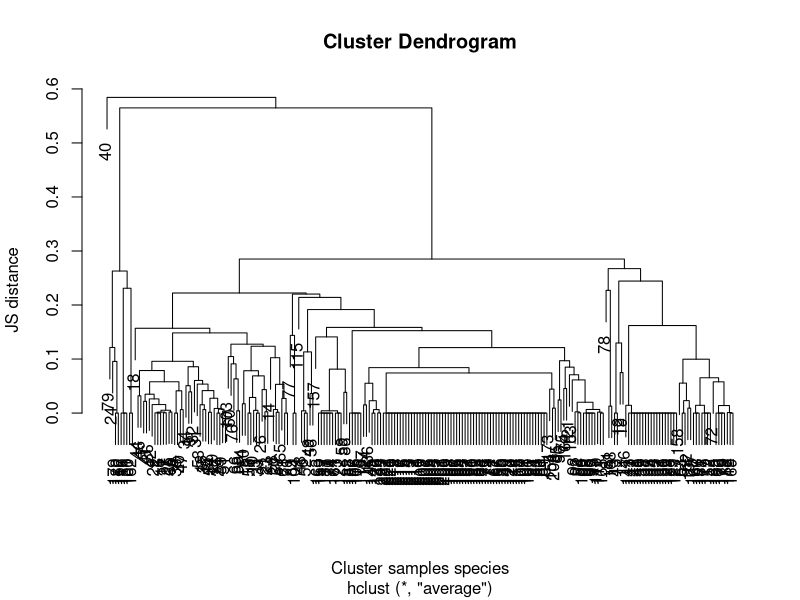
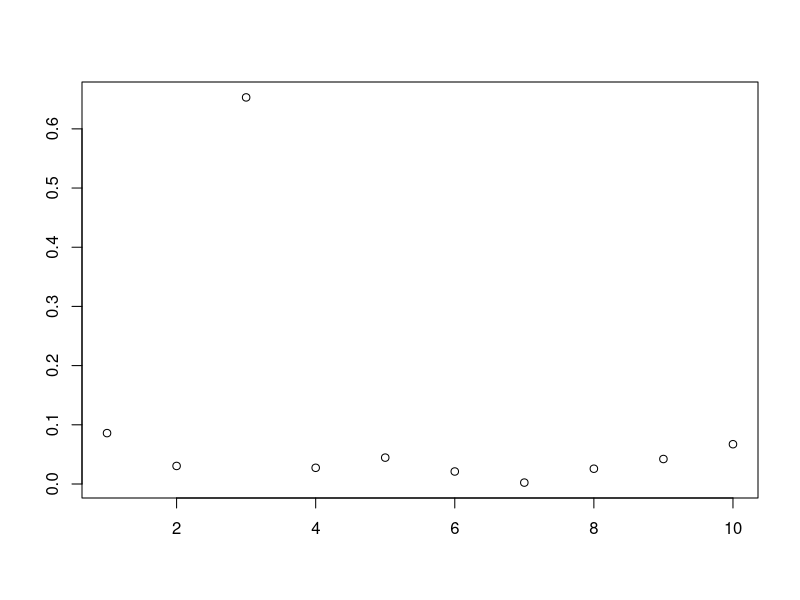

Source code (R) for these figures, in order: (Note: this script raises an error after producing the figures.)
library(ape)

#Calculate Jensen-Shannon divergence between two samples
JSdiv = function(cluster,db){
  all = unique(c(cluster,db))
  n = length(cluster)
  m = length(db)
  S = 0
  for (el in all){
    P = length(cluster[cluster==el])/n
    Q = length(db[db==el])/m
    M = 1/2*(P+Q)
    if (P==0){
      DPQ = 0
      DQP = Q*log(Q/M)
    }
    if (Q==0){
      DPQ = P*log(P/M)
      DQP = 0
    }
    if (P!=0 & Q!=0){
      DPQ = P*log(P/M)
      DQP = Q*log(Q/M)
    }
    S = S + 1/2*DPQ + 1/2*DQP
  }
  return(S)
}

JSmat = function(x){
  n = length(x)
  Dmat = matrix(nrow=n,ncol=n)
  for (ind1 in 1:n){
    for (ind2 in 1:n){
      sample1 = x[[ind1]]
      sample2 = x[[ind2]]
      Dmat[ind1,ind2]=JSdiv(sample1,sample2)
    }
  }
  return(Dmat)
}

data = list()

#Set the working dir
this.dir <- dirname(parent.frame(2)$ofile)
setwd(this.dir)

d = read.table(file = 'distributions_disease2.txt', sep = '\t', header = FALSE, stringsAsFactors = FALSE)
#d = d[sample(nrow(d), 1000), ]

i = 1
for (row in 2:nrow(d)){
  cluster = strsplit(d[row,2], ',')[[1]]
  if (length(cluster)>2){
    data[[i]] = cluster
    i = i+1
  }
}

testmat = as.dist(JSmat(data))
clusters = hclust(testmat, method = "average")
#Dendrogram
plot(clusters, ylab = "JS distance", xlab = "Cluster samples species")

mycl <- cutree(clusters, h=0.4)

cl1 = list()
cl2 = list()
cl3 = list()
cl4 = list()
cl5 = list()
cl6 = list()


i=1
for (row in 2:nrow(d)){
  cluster = strsplit(d[row,2], ',')[[1]]
  if (length(cluster)>2){
    if (mycl[i]==1){
      cl1[[length(cl1)+1]] = cluster
    }
    if (mycl[i]==2){
      cl2[[length(cl2)+1]] = cluster
    }
    if (mycl[i]==3){
      cl3[[length(cl3)+1]] = cluster
    }
    if (mycl[i]==4){
      cl4[[length(cl4)+1]] = cluster
    }
    if (mycl[i]==5){
      cl5[[length(cl5)+1]] = cluster
    }
    if (mycl[i]==6){
      cl6[[length(cl6)+1]] = cluster
    }
    i = i+1
  }
}

a = as.vector(table(unlist(cl1))/length(unlist(cl1)))
print(as.numeric(table(unlist(cl6))/length(unlist(cl6))))
print(table(unlist(cl1))/length(unlist(cl1)))
#ss
#a = 0.0398873768 0.0220553731 0.0168934772 0.0755513843 0.4026278742 0.0079774754 0.0337869545 0.0286250587 0.0483341154 0.0314406382 0.0004692633 0.0187705303 0.0009385265 0.0408259033 0.0215861098 0.0811825434, 0.0431722196 0.0070389489 0.0009385265 0.0201783200 0.0028155795 0.0192397935 0.0178320038 0.0178320038
#b = c(0.018382353, 0, 0.040441176, 0.352941176, 0.007352941, 0, 0.033088235, 0.033088235, 0.066176471, 0.088235294, 0, 0, 0, 0.077205882, 0.040441176, 0.018382353, 0.084558824, 0, 0, 0, 0, 0.014705882, 0, 0.125000000)
#c = c(0, 0.02857143, 0.22857143, 0, 0.02857143, 0, 0.20000000, 0, 0.25714286, 0, 0, 0, 0, 0.14285714, 0, 0.11428571, 0, 0, 0, 0, 0, 0, 0, 0)
#d = c(0.02941176, 0.02941176, 0.11764706, 0.11764706, 0, 0, 0.05882353, 0.05882353, 0.20588235, 0.11764706, 0, 0, 0, 0, 0.05882353, 0, 0.20588235, 0, 0, 0, 0, 0, 0, 0)
#e = c(0.033057851, 0.033057851, 0.008264463, 0.049586777, 0.090909091, 0, 0.016528926, 0, 0.082644628, 0.404958678, 0, 0, 0, 0.099173554, 0.024793388, 0.074380165, 0, 0, 0, 0.033057851, 0.008264463, 0.041322314, 0, 0)

#species
#a = c(0, 0.013, 0.039, 0.041, 0.004, 0, 0.015, 0.025, 0.044, 0.008, 0.432, 0, 0.240, 0.006, 0.034, 0.034, 0.025, 0.013, 0.021)
#b = c(0, 0, 0, 0, 0, 0, 0.031, 0, 0, 0, 0.058, 0, 0.75, 0.031, 0.022, 0.084, 0.008, 0.008, 0.004)
#c = c(0, 0, 0.032, 0.064516129, 0, 0, 0, 0.032258065, 0.361290323, 0, 0.135483871, 0, 0.006451613, 0, 0.012903226, 0.316129032, 0.012903226, 0.006451613, 0.019354839)
#d = c(0.205655527, 0, 0, 0, 0.015424165, 0, 0, 0, 0.023136247, 0.205655527, 0.205655527, 0.318766067, 0.007712082, 0, 0.017994859, 0, 0, 0)
#e = c(0, 0.01470588, 0.11764706, 0.45588235, 0, 0.04411765, 0.10294118, 0.05882353, 0, 0, 0, 0, 0.08823529, 0, 0.01470588, 0.02941176, 0, 0.01470588, 0.05882353)

plot(a, xlab = "", ylab="")
points(b, col='red', add=TRUE, xlab = "", ylab="")
points(c, col='blue', add=TRUE, xlab = "", ylab="")
points(d, col='green', add=TRUE, xlab = "", ylab="")
points(e, col='orange', add=TRUE, xlab = "", ylab="")


